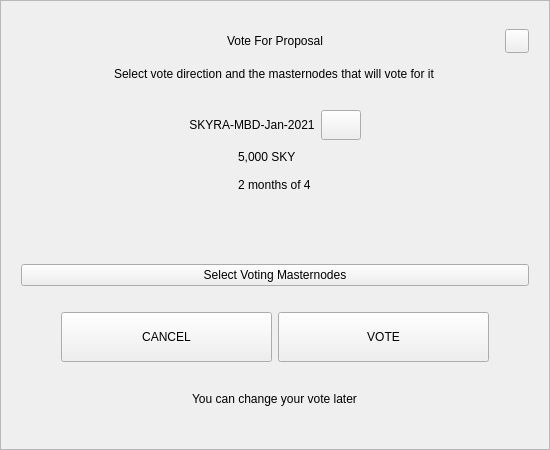
<?xml version="1.0" encoding="UTF-8"?>
<ui version="4.0">
 <class>VoteDialog</class>
 <widget class="QWidget" name="VoteDialog">
  <property name="geometry">
   <rect>
    <x>0</x>
    <y>0</y>
    <width>550</width>
    <height>450</height>
   </rect>
  </property>
  <layout class="QVBoxLayout" name="verticalLayout_1">
   <property name="spacing">
    <number>0</number>
   </property>
   <property name="leftMargin">
    <number>0</number>
   </property>
   <property name="topMargin">
    <number>0</number>
   </property>
   <property name="rightMargin">
    <number>0</number>
   </property>
   <property name="bottomMargin">
    <number>0</number>
   </property>
   <item>
    <widget class="QFrame" name="frame">
     <property name="styleSheet">
      <string notr="true"/>
     </property>
     <property name="frameShape">
      <enum>QFrame::StyledPanel</enum>
     </property>
     <property name="frameShadow">
      <enum>QFrame::Raised</enum>
     </property>
     <layout class="QVBoxLayout" name="verticalLayout_2">
      <property name="spacing">
       <number>6</number>
      </property>
      <property name="leftMargin">
       <number>20</number>
      </property>
      <property name="topMargin">
       <number>20</number>
      </property>
      <property name="rightMargin">
       <number>20</number>
      </property>
      <property name="bottomMargin">
       <number>20</number>
      </property>
      <item>
       <layout class="QHBoxLayout" name="horizontalLayout_1">
        <property name="spacing">
         <number>0</number>
        </property>
        <item>
         <spacer name="horizontalSpacer_1">
          <property name="orientation">
           <enum>Qt::Horizontal</enum>
          </property>
          <property name="sizeHint" stdset="0">
           <size>
            <width>40</width>
            <height>20</height>
           </size>
          </property>
         </spacer>
        </item>
        <item>
         <widget class="QLabel" name="labelTitle">
          <property name="minimumSize">
           <size>
            <width>0</width>
            <height>40</height>
           </size>
          </property>
          <property name="maximumSize">
           <size>
            <width>16777215</width>
            <height>40</height>
           </size>
          </property>
          <property name="styleSheet">
           <string notr="true">padding-left:24px;</string>
          </property>
          <property name="text">
           <string>Vote For Proposal</string>
          </property>
          <property name="alignment">
           <set>Qt::AlignCenter</set>
          </property>
          <property name="margin">
           <number>7</number>
          </property>
         </widget>
        </item>
        <item>
         <spacer name="horizontalSpacer_2">
          <property name="orientation">
           <enum>Qt::Horizontal</enum>
          </property>
          <property name="sizeHint" stdset="0">
           <size>
            <width>40</width>
            <height>20</height>
           </size>
          </property>
         </spacer>
        </item>
        <item>
         <widget class="QPushButton" name="btnEsc">
          <property name="minimumSize">
           <size>
            <width>24</width>
            <height>24</height>
           </size>
          </property>
          <property name="maximumSize">
           <size>
            <width>24</width>
            <height>24</height>
           </size>
          </property>
          <property name="focusPolicy">
           <enum>Qt::NoFocus</enum>
          </property>
          <property name="text">
           <string/>
          </property>
         </widget>
        </item>
       </layout>
      </item>
      <item alignment="Qt::AlignHCenter">
       <widget class="QLabel" name="labelSubtitle">
        <property name="text">
         <string>Select vote direction and the masternodes that will vote for it</string>
        </property>
       </widget>
      </item>
      <item>
       <spacer name="verticalSpacer_1">
        <property name="orientation">
         <enum>Qt::Vertical</enum>
        </property>
        <property name="sizeType">
         <enum>QSizePolicy::Expanding</enum>
        </property>
        <property name="sizeHint" stdset="0">
         <size>
          <width>20</width>
          <height>40</height>
         </size>
        </property>
       </spacer>
      </item>
      <item>
       <layout class="QHBoxLayout" name="horizontalLayout_2">
        <item>
         <spacer name="horizontalSpacer_3">
          <property name="orientation">
           <enum>Qt::Horizontal</enum>
          </property>
          <property name="sizeHint" stdset="0">
           <size>
            <width>40</width>
            <height>20</height>
           </size>
          </property>
         </spacer>
        </item>
        <item>
         <widget class="QLabel" name="labelTitleVote">
          <property name="minimumSize">
           <size>
            <width>0</width>
            <height>30</height>
           </size>
          </property>
          <property name="text">
           <string notr="true">SKYRA-MBD-Jan-2021</string>
          </property>
          <property name="alignment">
           <set>Qt::AlignCenter</set>
          </property>
          <property name="wordWrap">
           <bool>true</bool>
          </property>
         </widget>
        </item>
        <item>
         <widget class="QPushButton" name="btnLink">
          <property name="minimumSize">
           <size>
            <width>0</width>
            <height>30</height>
           </size>
          </property>
          <property name="maximumSize">
           <size>
            <width>16777215</width>
            <height>30</height>
           </size>
          </property>
          <property name="cursor">
           <cursorShape>PointingHandCursor</cursorShape>
          </property>
          <property name="text">
           <string/>
          </property>
         </widget>
        </item>
        <item>
         <spacer name="horizontalSpacer_4">
          <property name="orientation">
           <enum>Qt::Horizontal</enum>
          </property>
          <property name="sizeHint" stdset="0">
           <size>
            <width>40</width>
            <height>20</height>
           </size>
          </property>
         </spacer>
        </item>
       </layout>
      </item>
      <item alignment="Qt::AlignHCenter">
       <widget class="QWidget" name="widget" native="true">
        <property name="minimumSize">
         <size>
          <width>0</width>
          <height>50</height>
         </size>
        </property>
        <layout class="QVBoxLayout" name="verticalLayout_3">
         <property name="spacing">
          <number>6</number>
         </property>
         <property name="leftMargin">
          <number>0</number>
         </property>
         <property name="topMargin">
          <number>0</number>
         </property>
         <property name="rightMargin">
          <number>0</number>
         </property>
         <property name="bottomMargin">
          <number>0</number>
         </property>
         <item>
          <widget class="QLabel" name="labelAmount">
           <property name="text">
            <string notr="true">5,000 SKY</string>
           </property>
          </widget>
         </item>
         <item>
          <widget class="QLabel" name="labelTime">
           <property name="text">
            <string notr="true">2 months of 4</string>
           </property>
          </widget>
         </item>
        </layout>
       </widget>
      </item>
      <item>
       <spacer name="verticalSpacer_2">
        <property name="orientation">
         <enum>Qt::Vertical</enum>
        </property>
        <property name="sizeType">
         <enum>QSizePolicy::Fixed</enum>
        </property>
        <property name="sizeHint" stdset="0">
         <size>
          <width>20</width>
          <height>10</height>
         </size>
        </property>
       </spacer>
      </item>
      <item>
       <widget class="QWidget" name="containerVotes" native="true">
        <property name="minimumSize">
         <size>
          <width>0</width>
          <height>36</height>
         </size>
        </property>
        <layout class="QHBoxLayout" name="horizontalLayout_3" stretch="1,0,1">
         <property name="spacing">
          <number>0</number>
         </property>
         <property name="leftMargin">
          <number>0</number>
         </property>
         <property name="topMargin">
          <number>0</number>
         </property>
         <property name="rightMargin">
          <number>0</number>
         </property>
         <property name="bottomMargin">
          <number>0</number>
         </property>
         <item>
          <widget class="QWidget" name="containerNo" native="true">
           <property name="sizePolicy">
            <sizepolicy hsizetype="Expanding" vsizetype="Preferred">
             <horstretch>0</horstretch>
             <verstretch>0</verstretch>
            </sizepolicy>
           </property>
           <property name="minimumSize">
            <size>
             <width>0</width>
             <height>36</height>
            </size>
           </property>
           <layout class="QGridLayout" name="gridLayout">
            <property name="leftMargin">
             <number>0</number>
            </property>
            <property name="topMargin">
             <number>0</number>
            </property>
            <property name="rightMargin">
             <number>0</number>
            </property>
            <property name="bottomMargin">
             <number>0</number>
            </property>
            <property name="spacing">
             <number>0</number>
            </property>
           </layout>
          </widget>
         </item>
         <item>
          <spacer name="horizontalSpacer_5">
           <property name="orientation">
            <enum>Qt::Horizontal</enum>
           </property>
           <property name="sizeType">
            <enum>QSizePolicy::Fixed</enum>
           </property>
           <property name="sizeHint" stdset="0">
            <size>
             <width>16</width>
             <height>20</height>
            </size>
           </property>
          </spacer>
         </item>
         <item>
          <widget class="QWidget" name="containerYes" native="true">
           <property name="minimumSize">
            <size>
             <width>0</width>
             <height>36</height>
            </size>
           </property>
           <property name="layoutDirection">
            <enum>Qt::LeftToRight</enum>
           </property>
           <layout class="QGridLayout" name="gridLayout_2">
            <property name="leftMargin">
             <number>0</number>
            </property>
            <property name="topMargin">
             <number>0</number>
            </property>
            <property name="rightMargin">
             <number>0</number>
            </property>
            <property name="bottomMargin">
             <number>0</number>
            </property>
            <property name="horizontalSpacing">
             <number>0</number>
            </property>
           </layout>
          </widget>
         </item>
        </layout>
       </widget>
      </item>
      <item>
       <spacer name="verticalSpacer_3">
        <property name="orientation">
         <enum>Qt::Vertical</enum>
        </property>
        <property name="sizeType">
         <enum>QSizePolicy::Fixed</enum>
        </property>
        <property name="sizeHint" stdset="0">
         <size>
          <width>20</width>
          <height>10</height>
         </size>
        </property>
       </spacer>
      </item>
      <item>
       <widget class="QPushButton" name="btnSelectMasternodes">
        <property name="cursor">
         <cursorShape>PointingHandCursor</cursorShape>
        </property>
        <property name="text">
         <string>Select Voting Masternodes</string>
        </property>
       </widget>
      </item>
      <item>
       <spacer name="verticalSpacer_4">
        <property name="orientation">
         <enum>Qt::Vertical</enum>
        </property>
        <property name="sizeType">
         <enum>QSizePolicy::Fixed</enum>
        </property>
        <property name="sizeHint" stdset="0">
         <size>
          <width>20</width>
          <height>20</height>
         </size>
        </property>
       </spacer>
      </item>
      <item>
       <layout class="QHBoxLayout" name="horizontalLayout_4" stretch="0,2,2,0">
        <item>
         <spacer name="horizontalSpacer_6">
          <property name="orientation">
           <enum>Qt::Horizontal</enum>
          </property>
          <property name="sizeHint" stdset="0">
           <size>
            <width>40</width>
            <height>20</height>
           </size>
          </property>
         </spacer>
        </item>
        <item>
         <widget class="QPushButton" name="btnCancel">
          <property name="minimumSize">
           <size>
            <width>0</width>
            <height>50</height>
           </size>
          </property>
          <property name="focusPolicy">
           <enum>Qt::NoFocus</enum>
          </property>
          <property name="text">
           <string>CANCEL</string>
          </property>
         </widget>
        </item>
        <item>
         <widget class="QPushButton" name="btnSave">
          <property name="minimumSize">
           <size>
            <width>0</width>
            <height>50</height>
           </size>
          </property>
          <property name="focusPolicy">
           <enum>Qt::NoFocus</enum>
          </property>
          <property name="text">
           <string>VOTE</string>
          </property>
         </widget>
        </item>
        <item>
         <spacer name="horizontalSpacer_7">
          <property name="orientation">
           <enum>Qt::Horizontal</enum>
          </property>
          <property name="sizeHint" stdset="0">
           <size>
            <width>40</width>
            <height>20</height>
           </size>
          </property>
         </spacer>
        </item>
       </layout>
      </item>
      <item>
       <spacer name="verticalSpacer_5">
        <property name="orientation">
         <enum>Qt::Vertical</enum>
        </property>
        <property name="sizeType">
         <enum>QSizePolicy::Expanding</enum>
        </property>
        <property name="sizeHint" stdset="0">
         <size>
          <width>20</width>
          <height>10</height>
         </size>
        </property>
       </spacer>
      </item>
      <item>
       <spacer name="verticalSpacer_6">
        <property name="orientation">
         <enum>Qt::Vertical</enum>
        </property>
        <property name="sizeHint" stdset="0">
         <size>
          <width>20</width>
          <height>40</height>
         </size>
        </property>
       </spacer>
      </item>
      <item alignment="Qt::AlignHCenter">
       <widget class="QLabel" name="labelMessage">
        <property name="text">
         <string>You can change your vote later</string>
        </property>
       </widget>
      </item>
      <item>
       <spacer name="verticalSpacer_7">
        <property name="orientation">
         <enum>Qt::Vertical</enum>
        </property>
        <property name="sizeType">
         <enum>QSizePolicy::Expanding</enum>
        </property>
        <property name="sizeHint" stdset="0">
         <size>
          <width>20</width>
          <height>40</height>
         </size>
        </property>
       </spacer>
      </item>
     </layout>
    </widget>
   </item>
  </layout>
 </widget>
 <resources/>
 <connections/>
</ui>
